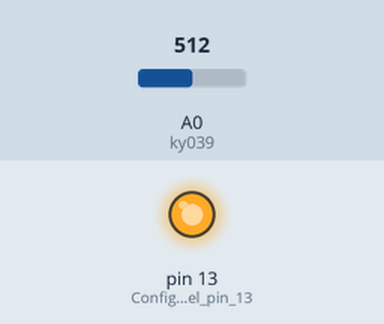
Simulated run of this sketch. Board: Arduino Uno, built with avr-gcc and run on an emulated ATmega328P. Parts: output pins drawn as LEDs (lit = HIGH). The test bench sets the inputs (shaded band); at power-on: A0 (ky039) = 512.

Above: at 1.2 s.
1.3 s: A0 (ky039) set to 716
At 2.4 s:
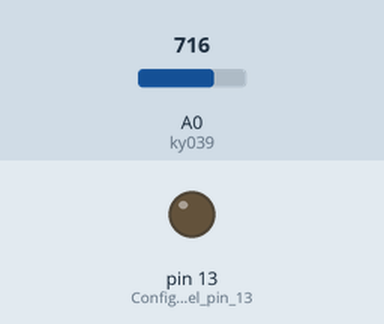
Timing chart, 0 to 4.3 s (numbered marks = the images above; inputs shaded):
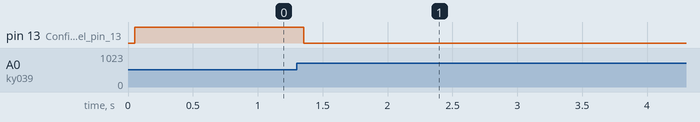

The sketch:

18-Ritmo-Cardiaco-KY-039.ino
```cpp
/*
  Derechos de autor © UNIT Electronics
  Este codigo se proporciona "tal cual", sin garantías de ningún tipo.

  Para más información, visita nuestro blog:
  https://blog.uelectronics.com/tarjetas-desarrollo/arduino/detecta-tu-ritmo-cardiaco-a-traves-del-ky-039/
 */

int ky039 = A0;           // Pin analógico para la señal del sensor KY039
int latido = 0;           // Contador de latidos por ciclo
int rangoT;               // Variable para almacenar los valores brutos del KY039
int lateMin = 300;        // Umbral mínimo para calcular el número de latidos por minuto

double factor = 0.75;     // Constante para el filtro paso bajo (EMA)
double minval = 0.0;      // Valor mínimo de la señal filtrada
double VFiltrado;         // Valor filtrado por el filtro paso bajo (EMA)
double cambio;            // Cambio entre el valor filtrado actual y el anterior

float antes = 512;        // Valor de referencia (mitad de 1023) para el valor filtrado anterior (An-1)
float maxval = 0.0;       // Valor máximo de la señal filtrada

void setup() {
  Serial.begin(9600);    // Inicialización del puerto serial a 9600 baudios
  pinMode(13, OUTPUT);   // Configuración del pin 13 como salida para indicador LED
}

void loop() {
  static unsigned long LPMtime = millis();  // Tiempo actual en milisegundos para calcular latidos por minuto
  static unsigned long LPMQR = millis();    // Tiempo actual en milisegundos para medir intervalos entre latidos

  rangoT = analogRead(ky039);  // Lectura del valor analógico del sensor KY039 (0 a 1023)

  // Filtrado de la señal utilizando un filtro paso bajo (EMA)
  VFiltrado = factor * antes + (1 - factor) * rangoT;  // Filtro paso bajo (EMA)
  cambio = VFiltrado - antes;                          // Cálculo del cambio entre el valor filtrado y el anterior
  antes = VFiltrado;                                   // Actualización del valor anterior con el valor filtrado actual

  // Condición para detectar un latido (pico de señal)
  if ((cambio >= maxval) && (millis() > LPMQR + minval)) {
    maxval = cambio;          // Actualiza el valor máximo con el cambio detectado
    digitalWrite(13, HIGH);   // Enciende el LED en el pin 13 para indicar detección de latido
    LPMQR = millis();         // Actualiza el tiempo del último latido detectado
    latido++;                 // Incrementa el contador de latidos
  } else {
    digitalWrite(13, LOW);    // Apaga el LED en el pin 13 si no se detecta latido
  }

  maxval = maxval * 0.97;     // Decaimiento del 3% en el valor máximo de la señal

  // Condición para calcular latidos por minuto (LPM)
  if (millis() >= LPMtime + 15000) {  // Si han pasado al menos 15 segundos desde el último cálculo
    int LPM = latido * 4;            // Calcula los latidos por minuto multiplicando los latidos por 4
    Serial.print("LPM: ");           // Imprime el valor calculado de latidos por minuto
    Serial.println(LPM);
    latido = 0;                      // Reinicia el contador de latidos
    LPMtime = millis();              // Actualiza el tiempo para el próximo cálculo de LPM
  }

  delay(50);  // Pequeña pausa para actualizar el ciclo
}
```

Measured:
- after the input at 1.3 s, pin 13 (Configuración_del_pin_13): HIGH → LOW after 0.06 s
